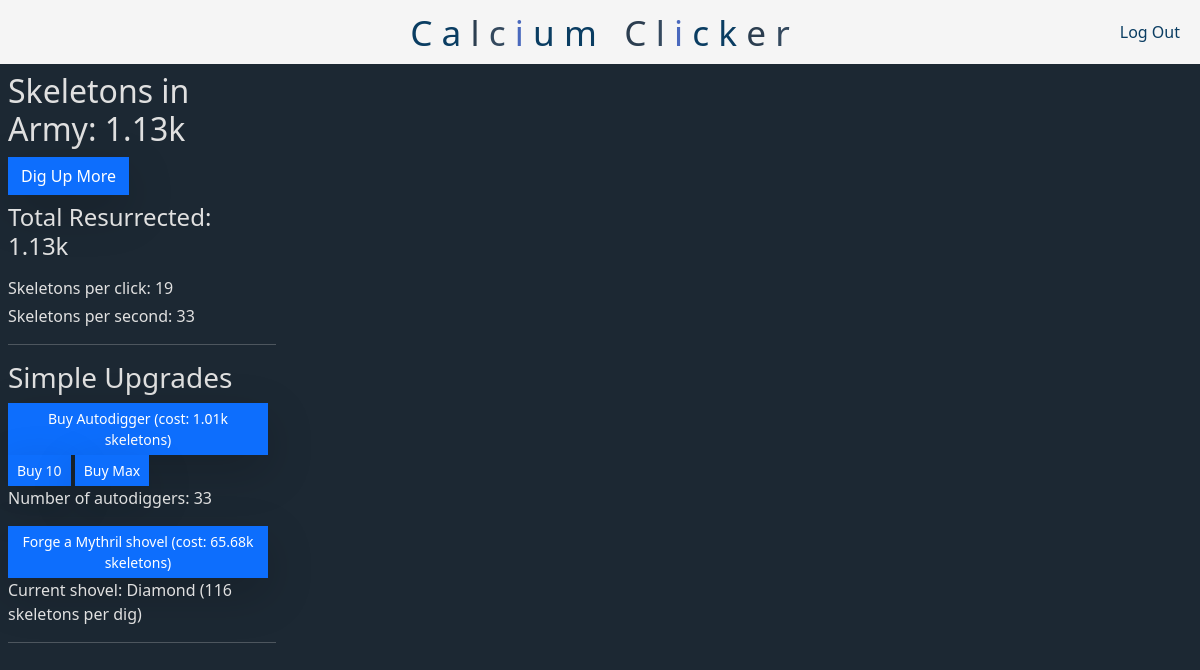
Before: / (signed in) with the older database file.
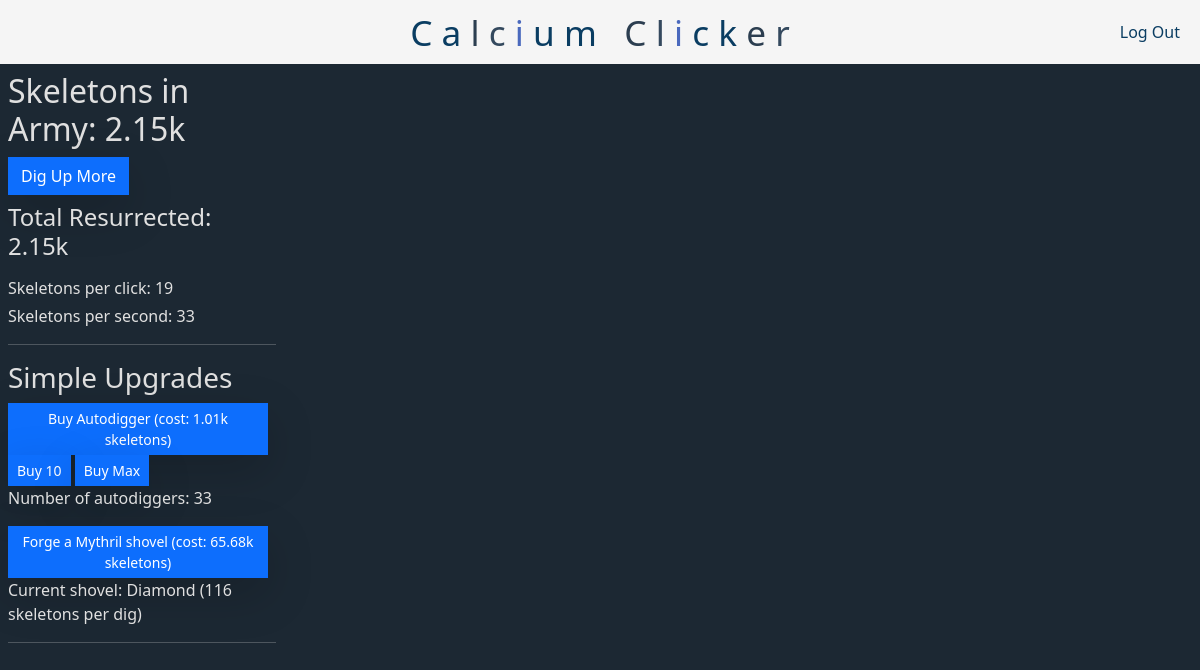
After: the same page with the newer database file.
### tables this page shows
CREATE TABLE users (
    id INTEGER PRIMARY KEY AUTOINCREMENT NOT NULL,
    username TEXT NOT NULL,
    hash TEXT NOT NULL,
    skeletonCount INTEGER NOT NULL DEFAULT 0,
    totalSkeletons INTEGER NOT NULL DEFAULT 0
);

CREATE TABLE simple_upgrades (
    id INTEGER PRIMARY KEY AUTOINCREMENT NOT NULL,
    user_id INTEGER NOT NULL,
    curShovel INTEGER NOT NULL DEFAULT 0,
    shovelCost INTEGER NOT NULL DEFAULT 100,
    numAutodiggers INTEGER NOT NULL DEFAULT 0,
    autodiggerCost INTEGER NOT NULL DEFAULT 10,
    FOREIGN KEY (user_id) REFERENCES users(id) ON DELETE CASCADE
);

### app.py (the view)
@app.route("/", methods=["GET"])
@login_required
def index():
    userData = db.execute("""
        SELECT users.skeletonCount, users.totalSkeletons,
               simple_upgrades.curShovel, simple_upgrades.shovelCost, simple_upgrades.numAutodiggers, simple_upgrades.autodiggerCost,
               stats.skeletonsPerClick, stats.skeletonsPerSecond
        FROM users
        JOIN simple_upgrades ON users.id = simple_upgrades.user_id
        JOIN stats ON users.id = stats.user_id
        WHERE users.id = ?
    """, session["user_id"])[0]
    skeletonCount = userData["skeletonCount"]
    totalSkeletons = userData["totalSkeletons"]
    curShovel = userData["curShovel"]
    shovelCost = userData["shovelCost"]
    numAutodiggers = userData["numAutodiggers"]
    autodiggerCost = userData["autodiggerCost"]
    skeletonsPerClick = userData["skeletonsPerClick"]
    skeletonsPerSecond = userData["skeletonsPerSecond"]
    return render_template("index.html",
                           skeletonCount=skeletonCount,
                           totalSkeletons=totalSkeletons,
                           curShovel=curShovel,
                           shovelCost=shovelCost,
                           numAutodiggers=numAutodiggers,
                           autodiggerCost=autodiggerCost,
                           skeletonsPerClick=skeletonsPerClick,
                           skeletonsPerSecond=skeletonsPerSecond,
                           shovels=shovels,
                           maxShovel=maxShovel)

### app.py (called while the page is built)
@app.after_request
def after_request(response):
    response.headers["Cache-Control"] = "no-cache, no-store, must-revalidate"
    response.headers["Expires"] = 0
    response.headers["Pragma"] = "no-cache"
    return response

### helpers.py (called while the page is built)
def login_required(f):
    @wraps(f)
    def decorated_function(*args, **kwargs):
        if session.get("user_id") is None:
            return redirect("/login")
        return f(*args, **kwargs)
    return decorated_function

def formatNumberSuffix(num):
    if num >= 1_000_000_000_000_000_000_000_000_000:
        return f"{num / 1_000_000_000_000_000_000_000_000_000:.2f}o"
    elif num >= 1_000_000_000_000_000_000_000_000:
        return f"{num / 1_000_000_000_000_000_000_000_000:.2f}S"
    elif num >= 1_000_000_000_000_000_000_000:
        return f"{num / 1_000_000_000_000_000_000_000:.2f}s"
    elif num >= 1_000_000_000_000_000_000:
        return f"{num / 1_000_000_000_000_000_000:.2f}Q"
    elif num >= 1_000_000_000_000_000:
        return f"{num / 1_000_000_000_000_000:.2f}q"
    elif num >= 1_000_000_000_000:
        return f"{num / 1_000_000_000_000:.2f}t"
    elif num >= 1_000_000_000:
        return f"{num / 1_000_000_000:.2f}b"
    elif num >= 1_000_000:
        return f"{num / 1_000_000:.2f}m"
    elif num >= 1_000:
        return f"{num / 1_000:.2f}k"
    else:
        return str(num)

def shovelSkeletonsPerClick(curShovel, baseValue=10, polyPower=1.5, exponentialKicker=1.02):
    return int(baseValue * ((curShovel + 1) ** polyPower) * (exponentialKicker ** ((curShovel + 1) ** 0.5)))

### templates/index.html (shortened to what this page needs)
{% extends "layout.html" %}
{% block main %}
    <div class="from-left-1st">
        <div class="m-2 from-top-1st">
            <h2>Skeletons in Army: <span id="skeleton-count">{{ skeletonCount | formatNumberSuffix }}</span></h2>
            <button class="btn btn-primary rounded-0 shadow-lg" onclick="digUpSkeletons()">Dig Up More</button>
            <h4 class="mt-2 mb-3">Total Resurrected: <span id="total-skeletons">{{ totalSkeletons | formatNumberSuffix }}</span></h4>
            {% if (totalSkeletons + (1.3 * skeletonsPerSecond)) > 9 %}
                <p class="mb-1">Skeletons per click: <span id="skeletons-per-click">{{ skeletonsPerClick | formatNumberSuffix }}</span></p>
                <p class="mb-1">Skeletons per second: <span id="skeletons-per-second">{{ skeletonsPerSecond | formatNumberSuffix }}</span></p>
            {% endif %}
        </div>
        <hr>
        {% if (totalSkeletons + (1.3 * skeletonsPerSecond)) > 9 %}
            <div class="m-2 from-top-2nd">
                <h3>Simple Upgrades</h3>
                <button class="btn btn-primary rounded-0 shadow-lg btn-sm" onclick="buyAutodigger()">Buy Autodigger (cost: <span id="autodigger-cost">{{ autodiggerCost | formatNumberSuffix }}</span> skeletons)</button>
                <button class="btn btn-primary rounded-0 shadow-lg btn-sm" onclick="buyTenAutodiggers()">Buy 10</button>
                <button class="btn btn-primary rounded-0 shadow-lg btn-sm" onclick="buyMaxAutodiggers()">Buy Max</button>
                <p>Number of autodiggers: <span id="num-autodiggers">{{ numAutodiggers }}</span></p>
                <button id="shovel-button" class="btn btn-primary rounded-0 shadow-lg btn-sm {% if curShovel == maxShovel %}btn-dark{% endif %}"
                onclick="buyShovel()"
                {% if curShovel == maxShovel %}disabled{% endif %}>
                    {% if curShovel < maxShovel %}
                        Forge a {{ shovels[curShovel + 1] }} shovel (cost: {{ shovelCost | formatNumberSuffix }} skeletons)
                    {% else %}
                        Your shovel is max level!
                    {% endif %}
                </button>
                {% if curShovel != 0 %}
                    <p id="shovel-description">Current shovel: {{ shovels[curShovel] }} ({{ curShovel | shovelSkeletonsPerClick | formatNumberSuffix }} skeletons per dig)</p>
                {% else %}
                    <p id="shovel-description">Current shovel: {{ shovels[curShovel] }} (1 skeleton per dig)</p>
                {% endif %}
            </div>
            <hr>
        {% endif %}
    </div>
{% endblock %}

### templates/layout.html (shortened to what this page needs)
<!DOCTYPE html>
<html lang="en">
    <head>
        <link href="https://cdn.jsdelivr.net/npm/bootstrap@5.3.3/dist/css/bootstrap.min.css" rel="stylesheet">
        <link href="/static/styles.css" rel="stylesheet">
    </head>
    <body>
        <nav class="navbar navbar-expand-md padding">
            <div class="container-fluid">
                <a class="navbar-brand navbar-major not-clickable">
                    <span class="deep-blue">C</span>
                    <span class="bright-blue">a</span>
                    <span class="charcoal-black">l</span>
                    <span class="slate-gray">c</span>
                    <span class="steel-blue">i</span>
                    <span class="deep-blue">u</span>
                    <span class="bright-blue">m</span>
                    <span class="charcoal-black">C</span>
                    <span class="slate-gray">l</span>
                    <span class="steel-blue">i</span>
                    <span class="deep-blue">c</span>
                    <span class="bright-blue">k</span>
                    <span class="charcoal-black">e</span>
                    <span class="slate-gray">r</span>
                </a>
                <div class="collapse navbar-collapse" id="navbar">
                    {% if session["user_id"] %}
                        <ul class="navbar-nav ms-auto mt-1 mb-1 navbar-minor">
                            <li class="nav-item"><a class="nav-link" href="/logout">Log Out</a></li>
                        </ul>
                    {% else %}
                        <ul class="navbar-nav ms-auto mt-1 mb-1">
                            <li class="nav-item"><a class="nav-link" href="/register">Register</a></li>
                            <li class="nav-item"><a class="nav-link" href="/login">Log In</a></li>
                        </ul>
                    {% endif %}
                </div>
            </div>
        </nav>
         <main class="{% if request.path != '/' %}container py-5 text-center{% endif %}">
            {% block main %}{% endblock %}
        </main>
    </body>
</html>

### static/styles.css (style rules this page uses)
nav { background-color: #f5f5f5; color: #1c2833; border: none; }
nav .navbar-brand { font-size: 2.2rem; }
nav .navbar-brand .deep-blue { color: #0a3d62; }
nav .navbar-brand .bright-blue { color: #0a3d62; }
nav .navbar-brand .charcoal-black { color: #2c3e50; }
nav .navbar-brand .slate-gray { color: #34495e; }
nav .navbar-brand .steel-blue { color: #4a69bd; }
.navbar-nav .nav-link { color: #0a3d62; font-weight: 500; }
.navbar { position: relative; width: 100% }
.navbar .navbar-major { position: absolute; top: 50%; left: 50%; transform: translate(-50%, -50%); }
.padding { padding-top: 0.5rem; padding-bottom: 0.5rem; }
.from-left-1st { width: 23%; position: relative; }
.from-left-1st hr { margin-left: 8px; }
body { background-color: #1c2833; color: #e0e0e0; user-select: none; }
.nav-item { user-select: none; }
p, span, h1, h2, h3, h4, h5, h6, .not-clickable { cursor: default; }

Changed rows visible on the page:
changed users: skeletonCount "1.13k" → "2.15k"; totalSkeletons "1.13k" → "2.15k"
